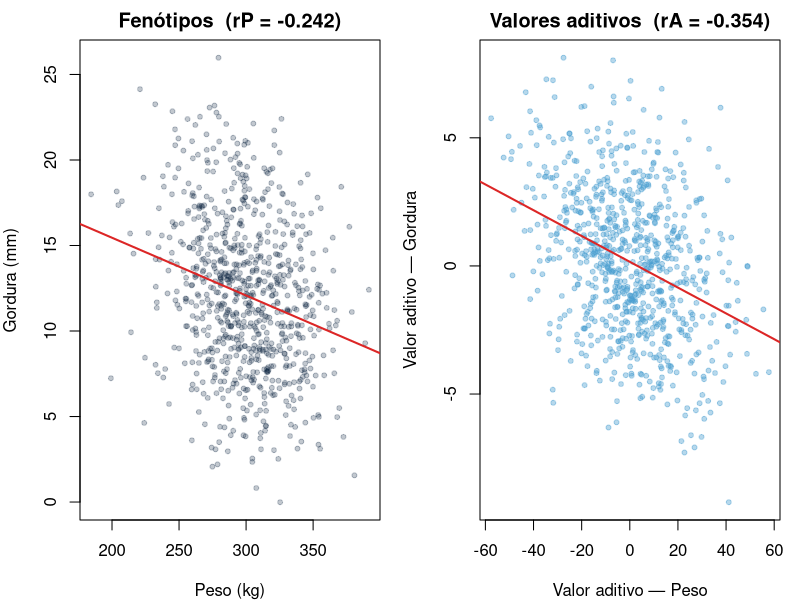

This chart was generated by the following R code:
## ---- chunk 1
#| label: simula-bivariado
set.seed(106)
n <- 800

# Parâmetros: peso (x) e espessura de gordura subcutânea (y)
va1 <- 400; va2 <- 8; rA <- -0.35   # correlação genética negativa
ve1 <- 600; ve2 <- 12; rE <- -0.10  # correlação ambiental

# Simula via decomposição de Cholesky
covA <- rA * sqrt(va1) * sqrt(va2)
LA   <- chol(matrix(c(va1,covA,covA,va2), 2, 2))
A    <- matrix(rnorm(n*2), n, 2) %*% LA

covE <- rE * sqrt(ve1) * sqrt(ve2)
LE   <- chol(matrix(c(ve1,covE,covE,ve2), 2, 2))
E    <- matrix(rnorm(n*2), n, 2) %*% LE

P <- sweep(A+E, 2, c(300, 12), "+")
colnames(P) <- c("peso_kg","gordura_mm")
colnames(A) <- c("a_peso","a_gordura")
## ---- chunk 2
#| label: estima-correlacoes
rA_obs <- cor(A)[1,2]
rP_obs <- cor(P)[1,2]
h1 <- sqrt(var(A[,1])/var(P[,1]))
h2 <- sqrt(var(A[,2])/var(P[,2]))

cat("=== Correlações observadas vs. teóricas ===\n")
cat(sprintf("rA observada: %6.4f  (teórica: %6.4f)\n", rA_obs, rA))
cat(sprintf("rP observada: %6.4f\n", rP_obs))
cat(sprintf("h1 (peso):    %6.4f\n", h1))
cat(sprintf("h2 (gordura): %6.4f\n", h2))
## ---- chunk 3
#| fig-height: 4
#| label: plot-bivariado
par(mfrow=c(1,2), mar=c(4,4,2,1))

plot(P[,1], P[,2], pch=20, col=adjustcolor("#0d2642",0.25),
     xlab="Peso (kg)", ylab="Gordura (mm)",
     main=sprintf("Fenótipos  (rP = %.3f)", rP_obs))
abline(lm(P[,2]~P[,1]), col="#dc2626", lwd=2)

plot(A[,1], A[,2], pch=20, col=adjustcolor("#4a9fd1",0.4),
     xlab="Valor aditivo — Peso", ylab="Valor aditivo — Gordura",
     main=sprintf("Valores aditivos  (rA = %.3f)", rA_obs))
abline(lm(A[,2]~A[,1]), col="#dc2626", lwd=2)
## ---- chunk 4
#| label: resposta-correlacionada
# Selecionar top 20% em peso → como muda a gordura?
i_sel  <- 1.40
sel    <- P[,1] >= quantile(P[,1], 0.80)
S_peso <- mean(P[sel,1]) - mean(P[,1])
RC_gord <- i_sel * rA * h2 * sqrt(va2)

cat("=== Resposta correlacionada (seleção por peso) ===\n")
cat(sprintf("S (diferencial peso):        %6.2f kg\n", S_peso))
cat(sprintf("RC gordura (fórmula):        %6.3f mm\n", RC_gord))
cat(sprintf("Variação obs. em gordura:    %6.3f mm\n", mean(P[sel,2])-mean(P[,2])))
cat(sprintf("\nrA < 0: selecionar peso+ → gordura diminui (desfavorável p/ acabamento)\n"))
